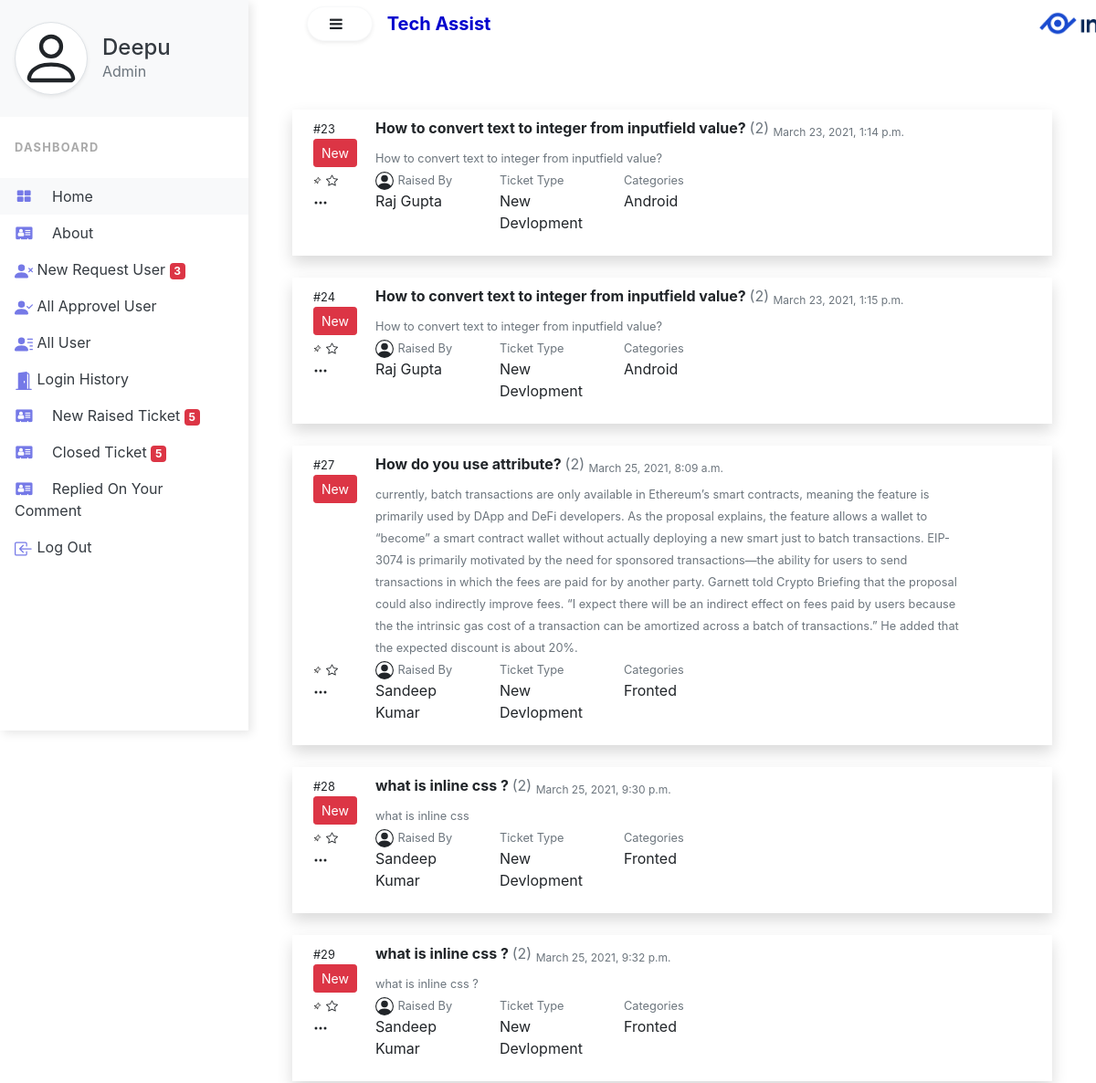
The page /newraisedticketadmin/ (signed in) on the database its author committed.
### Help/models.py (models this page shows, shortened)
class UserModel(models.Model):
    first_name = models.CharField(max_length=100)
    mid_name = models.CharField(max_length=100, blank=True)
    last_name = models.CharField(max_length=100)
    gender = models.CharField(max_length=10)
    email = models.EmailField(max_length=100, unique=True)
    user_type = models.CharField(max_length=100, choices=USERTYPE)
    password = models.CharField(max_length=100, default=None)
    approved_by = models.CharField(max_length=100, null=True, blank=True)
    approved_date = models.DateField(auto_now=False, auto_now_add=False, null=True, blank=True )
    revoked_by = models.IntegerField(max_length=3, null=True, blank=True)
    revoke_date = models.DateField(auto_now=False, auto_now_add=False, null=True, blank=True)

class TicketModel(models.Model):
    user = models.ForeignKey(UserModel, on_delete=models.CASCADE)
    status = models.CharField(max_length=100, null=True)
    categrories = models.CharField(max_length=100, choices=CATEGORIES)
    ticket_type = models.CharField(max_length=100, choices=TICKET_TYPE)
    question = models.CharField(max_length=250)
    description = models.TextField(null=True)
    ticket_raise_date = models.DateTimeField(auto_now=False, auto_now_add=False, null=True)
    ticket_opened_by = models.IntegerField(null=True)
    ticket_closed_by = models.IntegerField(null=True)
    ticket_open_date = models.DateTimeField(auto_now=False, auto_now_add=False, null=True)
    ticket_close_date = models.DateTimeField(auto_now=False, auto_now_add=False, null=True)

### Help/views.py (the view)
# urls.py: path('newraisedticketadmin/', newRaisedTicketinadmin),
def newRaisedTicketinadmin(request):
    if request.session.get('name', 'None') == 'None':
        return redirect('/login/')
    if request.session['user_type'] != 'Admin':
        return redirect('/logout/')
    data = request.session.get('name')
    ut = request.session.get('user_type')
    new_Raised_Ticket = TicketModel.objects.filter(status="New")
    nt = len(new_Raised_Ticket)
    closed_Ticket = TicketModel.objects.filter(status="Solved")
    ct = len(closed_Ticket)
    new_request = UserModel.objects.filter(approved_by=None)
    tn = len(new_request)
    return render(request, 'admin_new_raised_ticket.html', {'rt': new_Raised_Ticket, 'data':data, 'ut':ut, 'nt':nt,'ct':ct, 'tn': tn,})

### Help/templates/admin_new_raised_ticket.html (shortened to what this page needs)
{% extends 'index.html' %}
{% block sidenavbar %}
<div class="vertical-nav bg-white" id="sidebar">
  <div class="py-4 px-3 mb-4 bg-light">
    <div class="media d-flex align-items-center">
      <div class="media-body">
        <a href="/adminprofile/" class="text-dark"><h4 class="m-0">{{ data }}</h4></a>
        <p class="font-weight-normal text-muted mb-0">{{ut}}</p>
      </div>
    </div>
  </div>
  <p class="text-gray font-weight-bold text-uppercase px-3 small pb-4 mb-0">Dashboard</p>
  <ul class="nav flex-column bg-white mb-0">
    <li class="nav-item">
      <a href="/" class="nav-link text-dark bg-light">
                <i class="fa fa-th-large mr-3 text-primary fa-fw"></i>
                home
            </a>
    </li>
    <li class="nav-item">
      <a href="#" class="nav-link text-dark">
                <i class="fa fa-address-card mr-3 text-primary fa-fw"></i>
                about
            </a>
    </li>
    <li class="nav-item">
      <a href="/viewnewrequest/" class="nav-link text-dark">
                New Request User <span class="badge badge-danger" id="NewUserRequest">{{ tn }}</span>
            </a>
    </li>
    <li class="nav-item">
      <a href="/viewapprovel/" class="nav-link text-dark">
                All Approvel User
            </a>
    </li>
      <li class="nav-item">
      <a href="/alluser/" class="nav-link text-dark text-dark">
                All User
            </a>
    </li>
      <li class="nav-item">
      <a href="/loginhistory" class="nav-link text-dark text-dark">
                Login History
            </a>
    </li>
      <li class="nav-item">
      <a href="/newraisedticketadmin/" class="nav-link text-dark">
                <i class="fa fa-address-card mr-3 text-primary fa-fw"></i>
                New Raised Ticket <span class="badge badge-danger" id="NofNewTicket">{{ nt }}</span>
            </a>
    </li>
      <li class="nav-item">
      <a href="/showclosedticketadmin/" class="nav-link text-dark">
                <i class="fa fa-address-card mr-3 text-primary fa-fw"></i>
                Closed Ticket <span class="badge badge-danger" id="ClosedTicket">{{ ct }}</span>
            </a>
        </li>
      <li class="nav-item">
      <a href="/repliedasmincomment/" class="nav-link text-dark">
                <i class="fa fa-address-card mr-3 text-primary fa-fw"></i>
                Replied On Your Comment
            </a>
    </li>
    <li class="nav-item">
      <a href="/logout/" class="nav-link text-dark">
                Log Out
            </a>
    </li>
  </ul>
</div>
{% endblock sidenavbar %}
{% block item %}
<div class="container">
    {% for i in rt %}
	<div class="row p-2 shadow mt-4">
		<div class="col-md-12">
		<div class="row">
			<div class="col-md-1">
						<div class="row">
							<div class="col-md-12">
								<small>#{{i.id}}</small>
							</div>
						</div>
						<div class="row">
							<div class="col-md-12">
                                <a href="/newraiseticketbyadmin/status/{{ i.id }}/"><button class="btn btn-danger btn-sm" >{{i.status}}</button></a>
							</div>
						</div>
			</div>
			<div class="col-md-10">
				<strong>{{i.question}} </strong><label class="text text-muted"> (2)</label> <sub class="text text-muted">{{i.ticket_raise_date}}</sub><br/>
				<small class="text text-muted">{{i.description}}</small>
			</div>
		</div>
		<div class="row">
			<div class="col-md-1">
								<svg xmlns="http://www.w3.org/2000/svg" width="16" height="16" fill="currentColor" class="bi bi-three-dots" viewBox="0 0 16 16">
				  <path d="M3 9.5a1.5 1.5 0 1 1 0-3 1.5 1.5 0 0 1 0 3zm5 0a1.5 1.5 0 1 1 0-3 1.5 1.5 0 0 1 0 3zm5 0a1.5 1.5 0 1 1 0-3 1.5 1.5 0 0 1 0 3z"/>
				</svg>
							</div>
			<div class="col-md-2">
<small class="text text-muted">Raised By</small>
<p>{{i.user.first_name}} {{i.user.mid_name}} {{i.user.last_name}}</p>
			</div>
			<div class="col-md-2">
				<small class="text text-muted">Ticket Type</small>
				<p>{{ i.ticket_type }}</p>
			</div>
			<div class="col-md-2">
				<small class="text text-muted">Categories</small>
				<p>{{ i.categrories }}</p>
			</div>
		</div>
	</div>
</div>
    {% endfor %}
</div>
{% endblock item %}

### Help/static/Help/css/index.css (style rules this page uses)
body { min-height: 100vh; overflow-x: hidden; }
.vertical-nav { min-width: 17rem; width: 17rem; height: 100vh; position: fixed; top: 0; left: 0; box-shadow: 3px 3px 10px rgba(0, 0, 0, 0.1); transition: all 0.4s; }
.text-uppercase { letter-spacing: 0.1em; }
.text-gray { color: #aaa; }
.nav-link { text-transform: capitalize; }
.text-primary { color:#7579e7 !important; }
.svg-icon { width: 15px; height: 15px; }

### rows shown on the page
UserModel: user_type "Admin"
TicketModel: id "23", status "New", question "How to convert text to integer from inputfield value?", ticket_raise_date "March 23, 2021, 1:14 p.m.", description "How to convert text to integer from inputfield value?", user.first_name "Raj", user.last_name "Gupta", ticket_type "New Devlopment", categrories "Android"
TicketModel: id "24", status "New", question "How to convert text to integer from inputfield value?", ticket_raise_date "March 23, 2021, 1:15 p.m.", description "How to convert text to integer from inputfield value?", user.first_name "Raj", user.last_name "Gupta", ticket_type "New Devlopment", categrories "Android"
TicketModel: id "27", status "New", question "How do you use attribute?", ticket_raise_date "March 25, 2021, 8:09 a.m.", description "currently, batch transactions are only available in Ethereum’s smart contracts, meaning the feature is primarily used by DApp and DeFi developers. As the proposal explains, the feature allows a wallet to “become” a smart contract wallet without actually deploying a new smart just to batch transactions. EIP-3074 is primarily motivated by the need for sponsored transactions—the ability for users to send transactions in which the fees are paid for by another party. Garnett told Crypto Briefing that the proposal could also indirectly improve fees. “I expect there will be an indirect effect on fees paid by users because the the intrinsic gas cost of a transaction can be amortized across a batch…", user.first_name "Sandeep", user.last_name "Kumar", ticket_type "New Devlopment", categrories "Fronted"
TicketModel: id "28", status "New", question "what is inline css ?", ticket_raise_date "March 25, 2021, 9:30 p.m.", description "what is inline css", user.first_name "Sandeep", user.last_name "Kumar", ticket_type "New Devlopment", categrories "Fronted"
TicketModel: id "29", status "New", question "what is inline css ?", ticket_raise_date "March 25, 2021, 9:32 p.m.", description "what is inline css ?", user.first_name "Sandeep", user.last_name "Kumar", ticket_type "New Devlopment", categrories "Fronted"

### other values the page prints
{{ data }} "Deepu"
{{ tn }} "3"
{{ nt }} "5"
{{ ct }} "5"
